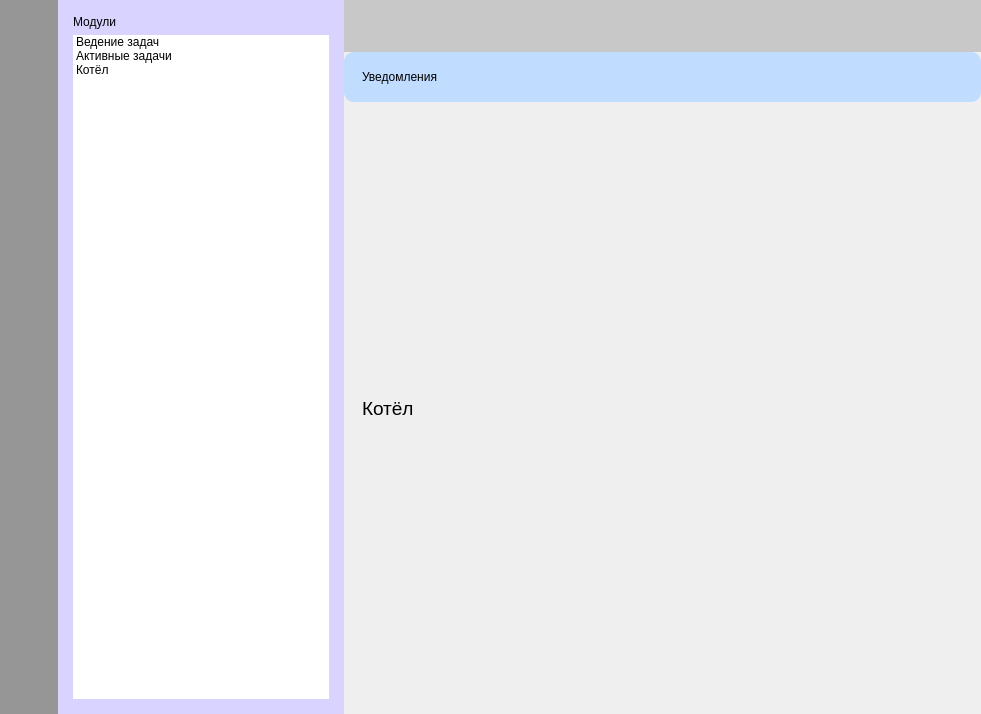
<?xml version="1.0" encoding="UTF-8"?>
<ui version="4.0">
 <class>MainWindow</class>
 <widget class="QMainWindow" name="MainWindow">
  <property name="geometry">
   <rect>
    <x>0</x>
    <y>0</y>
    <width>981</width>
    <height>714</height>
   </rect>
  </property>
  <property name="windowTitle">
   <string>Task Manager</string>
  </property>
  <property name="windowIcon">
   <iconset resource="../../src/resources.qrc">
    <normaloff>:/icons/icons/svg/dark/paw.svg</normaloff>:/icons/icons/svg/dark/paw.svg</iconset>
  </property>
  <property name="styleSheet">
   <string notr="true">*{
	border:none;
	background-color:transparent;
	background: none;
	padding: 0;
	margin:0;
}
#leftMenuSubContainer{
	background-color: rgb(150, 150, 150);
}
#leftMenu{
	background-color: rgb(216, 211, 255);
}
#headerContainer{
	background-color: rgb(200, 200, 200);
}
#notificationContent{
	background-color: rgb(192, 220, 255);
	border-radius:10px;
	
}
QPushButton{
	padding: 2px 5px;
}
QPushButton:hover{
	background-color: rgb(235, 235, 235);
}</string>
  </property>
  <widget class="QWidget" name="centralwidget">
   <layout class="QHBoxLayout" name="horizontalLayout">
    <property name="spacing">
     <number>0</number>
    </property>
    <property name="leftMargin">
     <number>0</number>
    </property>
    <property name="topMargin">
     <number>0</number>
    </property>
    <property name="rightMargin">
     <number>0</number>
    </property>
    <property name="bottomMargin">
     <number>0</number>
    </property>
    <item alignment="Qt::AlignLeft">
     <widget class="QWidget" name="leftMenuContainer" native="true">
      <layout class="QHBoxLayout" name="horizontalLayout_2">
       <property name="spacing">
        <number>0</number>
       </property>
       <property name="leftMargin">
        <number>0</number>
       </property>
       <property name="topMargin">
        <number>0</number>
       </property>
       <property name="rightMargin">
        <number>0</number>
       </property>
       <property name="bottomMargin">
        <number>0</number>
       </property>
       <item alignment="Qt::AlignLeft">
        <widget class="QWidget" name="leftMenuSubContainer" native="true">
         <layout class="QVBoxLayout" name="verticalLayout">
          <property name="spacing">
           <number>0</number>
          </property>
          <property name="leftMargin">
           <number>0</number>
          </property>
          <property name="topMargin">
           <number>0</number>
          </property>
          <property name="rightMargin">
           <number>0</number>
          </property>
          <property name="bottomMargin">
           <number>0</number>
          </property>
          <item alignment="Qt::AlignTop">
           <widget class="QFrame" name="frame">
            <property name="frameShape">
             <enum>QFrame::StyledPanel</enum>
            </property>
            <property name="frameShadow">
             <enum>QFrame::Raised</enum>
            </property>
            <layout class="QVBoxLayout" name="verticalLayout_2">
             <property name="spacing">
              <number>0</number>
             </property>
             <property name="leftMargin">
              <number>6</number>
             </property>
             <property name="topMargin">
              <number>6</number>
             </property>
             <property name="rightMargin">
              <number>6</number>
             </property>
             <property name="bottomMargin">
              <number>6</number>
             </property>
             <item>
              <widget class="QPushButton" name="menuBtn">
               <property name="minimumSize">
                <size>
                 <width>40</width>
                 <height>40</height>
                </size>
               </property>
               <property name="maximumSize">
                <size>
                 <width>40</width>
                 <height>40</height>
                </size>
               </property>
               <property name="toolTip">
                <string>Список модулей</string>
               </property>
               <property name="text">
                <string/>
               </property>
               <property name="icon">
                <iconset resource="../../src/resources.qrc">
                 <normaloff>:/icons/icons/svg/dark/menu.svg</normaloff>:/icons/icons/svg/dark/menu.svg</iconset>
               </property>
               <property name="iconSize">
                <size>
                 <width>24</width>
                 <height>24</height>
                </size>
               </property>
              </widget>
             </item>
            </layout>
           </widget>
          </item>
          <item alignment="Qt::AlignBottom">
           <widget class="QFrame" name="frame_6">
            <property name="frameShape">
             <enum>QFrame::StyledPanel</enum>
            </property>
            <property name="frameShadow">
             <enum>QFrame::Raised</enum>
            </property>
            <layout class="QVBoxLayout" name="verticalLayout_8">
             <item>
              <widget class="QPushButton" name="settingsBtn">
               <property name="minimumSize">
                <size>
                 <width>40</width>
                 <height>40</height>
                </size>
               </property>
               <property name="maximumSize">
                <size>
                 <width>40</width>
                 <height>40</height>
                </size>
               </property>
               <property name="toolTip">
                <string>Настройки</string>
               </property>
               <property name="text">
                <string/>
               </property>
               <property name="icon">
                <iconset resource="../../src/resources.qrc">
                 <normaloff>:/icons/icons/svg/dark/gear.svg</normaloff>:/icons/icons/svg/dark/gear.svg</iconset>
               </property>
               <property name="iconSize">
                <size>
                 <width>24</width>
                 <height>24</height>
                </size>
               </property>
              </widget>
             </item>
             <item>
              <widget class="QPushButton" name="infoBtn">
               <property name="minimumSize">
                <size>
                 <width>40</width>
                 <height>40</height>
                </size>
               </property>
               <property name="maximumSize">
                <size>
                 <width>40</width>
                 <height>40</height>
                </size>
               </property>
               <property name="toolTip">
                <string>Информация о программе</string>
               </property>
               <property name="text">
                <string/>
               </property>
               <property name="icon">
                <iconset resource="../../src/resources.qrc">
                 <normaloff>:/icons/icons/svg/dark/info.svg</normaloff>:/icons/icons/svg/dark/info.svg</iconset>
               </property>
               <property name="iconSize">
                <size>
                 <width>24</width>
                 <height>24</height>
                </size>
               </property>
              </widget>
             </item>
            </layout>
           </widget>
          </item>
         </layout>
        </widget>
       </item>
       <item>
        <widget class="QWidget" name="leftMenu" native="true">
         <layout class="QVBoxLayout" name="verticalLayout_3" stretch="0">
          <property name="spacing">
           <number>6</number>
          </property>
          <property name="leftMargin">
           <number>6</number>
          </property>
          <property name="topMargin">
           <number>6</number>
          </property>
          <property name="rightMargin">
           <number>6</number>
          </property>
          <property name="bottomMargin">
           <number>6</number>
          </property>
          <item>
           <widget class="QFrame" name="frame_2">
            <property name="frameShape">
             <enum>QFrame::StyledPanel</enum>
            </property>
            <property name="frameShadow">
             <enum>QFrame::Raised</enum>
            </property>
            <layout class="QVBoxLayout" name="verticalLayout_4">
             <property name="spacing">
              <number>0</number>
             </property>
             <property name="leftMargin">
              <number>0</number>
             </property>
             <property name="topMargin">
              <number>0</number>
             </property>
             <property name="rightMargin">
              <number>0</number>
             </property>
             <property name="bottomMargin">
              <number>0</number>
             </property>
             <item>
              <widget class="QStackedWidget" name="menuContents">
               <property name="currentIndex">
                <number>0</number>
               </property>
               <widget class="QWidget" name="modulesPage">
                <layout class="QVBoxLayout" name="verticalLayout_10">
                 <item>
                  <widget class="QLabel" name="label">
                   <property name="text">
                    <string>Модули</string>
                   </property>
                  </widget>
                 </item>
                 <item>
                  <widget class="QListWidget" name="listWidget">
                   <property name="enabled">
                    <bool>true</bool>
                   </property>
                   <item>
                    <property name="text">
                     <string>Ведение задач</string>
                    </property>
                   </item>
                   <item>
                    <property name="text">
                     <string>Активные задачи</string>
                    </property>
                   </item>
                   <item>
                    <property name="text">
                     <string>Котёл</string>
                    </property>
                   </item>
                  </widget>
                 </item>
                </layout>
               </widget>
               <widget class="QWidget" name="settingsPage">
                <layout class="QVBoxLayout" name="verticalLayout_14">
                 <item>
                  <widget class="QLabel" name="label_6">
                   <property name="text">
                    <string>Настройки приложения</string>
                   </property>
                  </widget>
                 </item>
                </layout>
               </widget>
               <widget class="QWidget" name="page">
                <layout class="QVBoxLayout" name="verticalLayout_15">
                 <item>
                  <widget class="QLabel" name="label_7">
                   <property name="text">
                    <string>Информация о приложении</string>
                   </property>
                  </widget>
                 </item>
                 <item>
                  <widget class="QPlainTextEdit" name="plainTextEdit">
                   <property name="enabled">
                    <bool>false</bool>
                   </property>
                   <property name="plainText">
                    <string>Версия приложения: 2023_11_16</string>
                   </property>
                  </widget>
                 </item>
                </layout>
               </widget>
              </widget>
             </item>
            </layout>
           </widget>
          </item>
         </layout>
        </widget>
       </item>
      </layout>
     </widget>
    </item>
    <item>
     <widget class="QWidget" name="mainBodyContainer" native="true">
      <property name="sizePolicy">
       <sizepolicy hsizetype="Expanding" vsizetype="Preferred">
        <horstretch>0</horstretch>
        <verstretch>0</verstretch>
       </sizepolicy>
      </property>
      <layout class="QVBoxLayout" name="verticalLayout_5">
       <property name="spacing">
        <number>0</number>
       </property>
       <property name="leftMargin">
        <number>0</number>
       </property>
       <property name="topMargin">
        <number>0</number>
       </property>
       <property name="rightMargin">
        <number>0</number>
       </property>
       <property name="bottomMargin">
        <number>0</number>
       </property>
       <item alignment="Qt::AlignTop">
        <widget class="QWidget" name="headerContainer" native="true">
         <layout class="QHBoxLayout" name="horizontalLayout_5">
          <property name="spacing">
           <number>0</number>
          </property>
          <property name="leftMargin">
           <number>0</number>
          </property>
          <property name="topMargin">
           <number>0</number>
          </property>
          <property name="rightMargin">
           <number>0</number>
          </property>
          <property name="bottomMargin">
           <number>0</number>
          </property>
          <item>
           <widget class="QFrame" name="frame_4">
            <property name="frameShape">
             <enum>QFrame::StyledPanel</enum>
            </property>
            <property name="frameShadow">
             <enum>QFrame::Raised</enum>
            </property>
            <layout class="QHBoxLayout" name="horizontalLayout_3">
             <property name="leftMargin">
              <number>6</number>
             </property>
             <property name="topMargin">
              <number>6</number>
             </property>
             <property name="rightMargin">
              <number>6</number>
             </property>
             <property name="bottomMargin">
              <number>6</number>
             </property>
             <item>
              <widget class="QPushButton" name="actionBtn">
               <property name="minimumSize">
                <size>
                 <width>40</width>
                 <height>40</height>
                </size>
               </property>
               <property name="maximumSize">
                <size>
                 <width>40</width>
                 <height>40</height>
                </size>
               </property>
               <property name="toolTip">
                <string>Действия</string>
               </property>
               <property name="text">
                <string/>
               </property>
               <property name="icon">
                <iconset resource="../../src/resources.qrc">
                 <normaloff>:/icons/icons/svg/dark/action.svg</normaloff>:/icons/icons/svg/dark/action.svg</iconset>
               </property>
               <property name="iconSize">
                <size>
                 <width>24</width>
                 <height>24</height>
                </size>
               </property>
              </widget>
             </item>
             <item>
              <widget class="QPushButton" name="addBtn">
               <property name="minimumSize">
                <size>
                 <width>40</width>
                 <height>40</height>
                </size>
               </property>
               <property name="maximumSize">
                <size>
                 <width>40</width>
                 <height>40</height>
                </size>
               </property>
               <property name="toolTip">
                <string>Добавить</string>
               </property>
               <property name="text">
                <string/>
               </property>
               <property name="icon">
                <iconset resource="../../src/resources.qrc">
                 <normaloff>:/icons/icons/svg/dark/add.svg</normaloff>:/icons/icons/svg/dark/add.svg</iconset>
               </property>
               <property name="iconSize">
                <size>
                 <width>24</width>
                 <height>24</height>
                </size>
               </property>
              </widget>
             </item>
             <item>
              <widget class="QPushButton" name="removeBtn">
               <property name="minimumSize">
                <size>
                 <width>40</width>
                 <height>40</height>
                </size>
               </property>
               <property name="maximumSize">
                <size>
                 <width>40</width>
                 <height>40</height>
                </size>
               </property>
               <property name="toolTip">
                <string>Убрать</string>
               </property>
               <property name="text">
                <string/>
               </property>
               <property name="icon">
                <iconset resource="../../src/resources.qrc">
                 <normaloff>:/icons/icons/svg/dark/remove.svg</normaloff>:/icons/icons/svg/dark/remove.svg</iconset>
               </property>
               <property name="iconSize">
                <size>
                 <width>24</width>
                 <height>24</height>
                </size>
               </property>
              </widget>
             </item>
            </layout>
           </widget>
          </item>
          <item>
           <spacer name="horizontalSpacer">
            <property name="orientation">
             <enum>Qt::Horizontal</enum>
            </property>
            <property name="sizeType">
             <enum>QSizePolicy::Preferred</enum>
            </property>
            <property name="sizeHint" stdset="0">
             <size>
              <width>100</width>
              <height>20</height>
             </size>
            </property>
           </spacer>
          </item>
          <item>
           <widget class="QFrame" name="frame_5">
            <property name="frameShape">
             <enum>QFrame::StyledPanel</enum>
            </property>
            <property name="frameShadow">
             <enum>QFrame::Raised</enum>
            </property>
            <layout class="QHBoxLayout" name="horizontalLayout_4">
             <property name="spacing">
              <number>0</number>
             </property>
             <property name="leftMargin">
              <number>0</number>
             </property>
             <property name="topMargin">
              <number>0</number>
             </property>
             <property name="rightMargin">
              <number>0</number>
             </property>
             <property name="bottomMargin">
              <number>0</number>
             </property>
             <item>
              <widget class="QPushButton" name="notificationBtn">
               <property name="minimumSize">
                <size>
                 <width>40</width>
                 <height>40</height>
                </size>
               </property>
               <property name="maximumSize">
                <size>
                 <width>40</width>
                 <height>40</height>
                </size>
               </property>
               <property name="toolTip">
                <string>Уведомления</string>
               </property>
               <property name="text">
                <string/>
               </property>
               <property name="icon">
                <iconset resource="../../src/resources.qrc">
                 <normaloff>:/icons/icons/svg/dark/bell.svg</normaloff>:/icons/icons/svg/dark/bell.svg</iconset>
               </property>
               <property name="iconSize">
                <size>
                 <width>24</width>
                 <height>24</height>
                </size>
               </property>
              </widget>
             </item>
            </layout>
           </widget>
          </item>
         </layout>
        </widget>
       </item>
       <item>
        <widget class="QWidget" name="notificationContent" native="true">
         <layout class="QVBoxLayout" name="verticalLayout_6">
          <item>
           <widget class="QFrame" name="frame_3">
            <property name="frameShape">
             <enum>QFrame::StyledPanel</enum>
            </property>
            <property name="frameShadow">
             <enum>QFrame::Raised</enum>
            </property>
            <layout class="QVBoxLayout" name="verticalLayout_7">
             <item>
              <widget class="QLabel" name="label_2">
               <property name="text">
                <string>Уведомления</string>
               </property>
              </widget>
             </item>
            </layout>
           </widget>
          </item>
         </layout>
        </widget>
       </item>
       <item>
        <widget class="QWidget" name="mainBodyContent" native="true">
         <layout class="QVBoxLayout" name="verticalLayout_9">
          <item>
           <widget class="QStackedWidget" name="mainContents">
            <property name="currentIndex">
             <number>2</number>
            </property>
            <widget class="QWidget" name="taskManagerPage">
             <layout class="QVBoxLayout" name="verticalLayout_11">
              <item>
               <widget class="QLabel" name="label_4">
                <property name="font">
                 <font>
                  <pointsize>14</pointsize>
                 </font>
                </property>
                <property name="text">
                 <string>Ведение задач</string>
                </property>
               </widget>
              </item>
             </layout>
            </widget>
            <widget class="QWidget" name="activeTasksPage">
             <layout class="QVBoxLayout" name="verticalLayout_12">
              <item>
               <widget class="QLabel" name="label_3">
                <property name="font">
                 <font>
                  <pointsize>14</pointsize>
                 </font>
                </property>
                <property name="text">
                 <string>Активные задачи</string>
                </property>
               </widget>
              </item>
             </layout>
            </widget>
            <widget class="QWidget" name="potPage">
             <layout class="QVBoxLayout" name="verticalLayout_13">
              <item>
               <widget class="QLabel" name="label_5">
                <property name="font">
                 <font>
                  <pointsize>14</pointsize>
                 </font>
                </property>
                <property name="text">
                 <string>Котёл</string>
                </property>
               </widget>
              </item>
             </layout>
            </widget>
           </widget>
          </item>
         </layout>
        </widget>
       </item>
      </layout>
     </widget>
    </item>
   </layout>
  </widget>
 </widget>
 <resources>
  <include location="../../src/resources.qrc"/>
 </resources>
 <connections/>
</ui>
